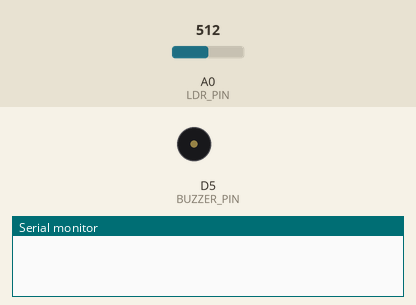
Recording of a sketch running on a simulated ESP8266 (NodeMCU). Parts: buzzer (waves = sounding, pin HIGH), the last lines printed to the serial monitor. The test bench sets the inputs (shaded band); at power-on: A0 (LDR_PIN) = 512. WiFi joins after 1.5 s; servers stay silent unless stated.

Above: at 0.1 s.
At 1.9 s:
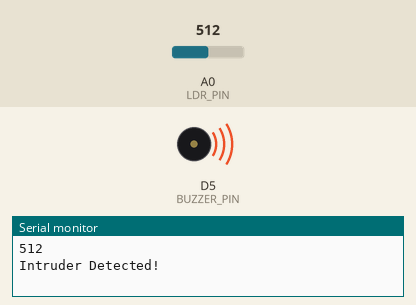
Timing chart, 0 to 3.4 s (numbered marks = the images above):
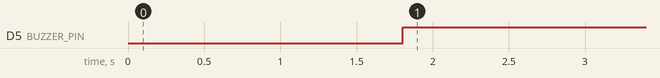

Measured:
- by itself, D5 (BUZZER_PIN): LOW → HIGH at 1.8 s

The sketch:

blynk.ino
```cpp
#define BLYNK_PRINT Serial
// ==== Blynk 2.0 required info ====
#define BLYNK_TEMPLATE_ID "TMPL6vwyGbxBg"
#define BLYNK_TEMPLATE_NAME "LDR"
#define BLYNK_AUTH_TOKEN "-4jA_zJAqz8mIM_loFJWePtFuifofQu9"

#include <ESP8266WiFi.h>
#include <BlynkSimpleEsp8266.h>


char ssid[] = "KaThMaNdU Is DyInG";
char pass[] = "#PrO@98111TeCt";

// Pins
#define LDR_PIN A0
#define BUZZER_PIN D5

int threshold = 700;  // adjust based on light
bool alarmState = false;

void setup() {
  Serial.begin(115200);

  pinMode(BUZZER_PIN, OUTPUT);
  digitalWrite(BUZZER_PIN, LOW);

  Blynk.begin(BLYNK_AUTH_TOKEN, ssid, pass);
}

void loop() {
  Blynk.run();

  int ldrValue = analogRead(LDR_PIN);
  Serial.println(ldrValue);

  if (ldrValue < threshold) {  // beam broken
    if (!alarmState) {
      Serial.println("Intruder Detected!");
      digitalWrite(BUZZER_PIN, HIGH);
      Blynk.virtualWrite(V10, "⚠️ Intruder detected! Laser beam broken!");

      alarmState = true;
    }
  } else {  // beam restored
    if (alarmState) {
      digitalWrite(BUZZER_PIN, LOW);
      alarmState = false;
    }
  }

  delay(100); // small delay for stability
}
```
